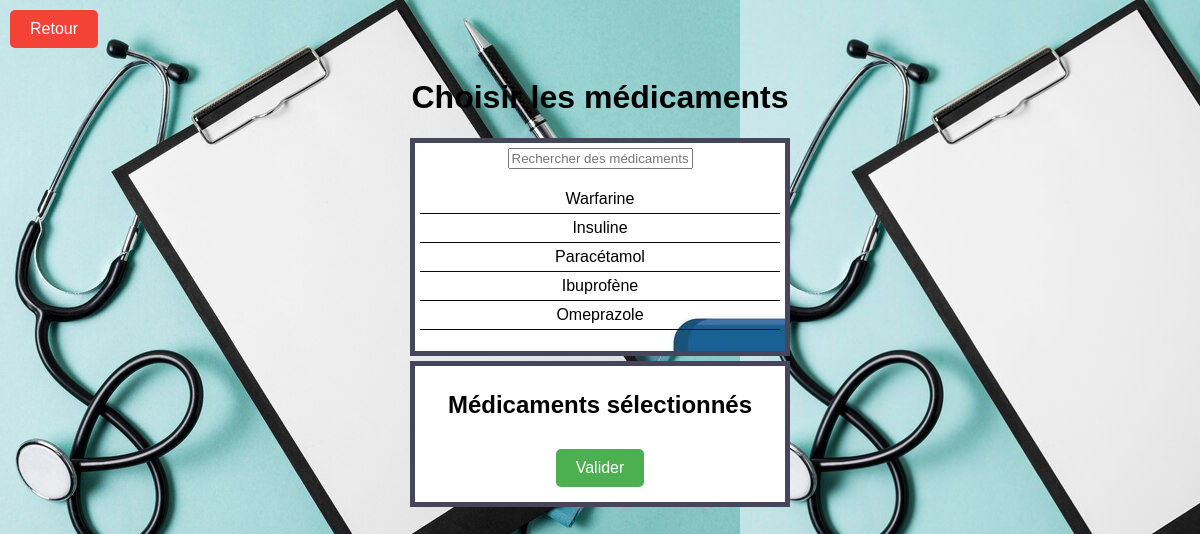
/ordonnance.php, run on the app's committed database.
### tables this page shows
CREATE TABLE `medicament` (
  `idmed` int(191) NOT NULL,
  `nom_medicament` varchar(191) NOT NULL
);

### ordonnance.php (the view, shortened to what this page needs)
<?php
$mysqli = new mysqli('localhost', 'root', '', 'site');
$query = "SELECT idmed, nom_medicament FROM medicament";
$result = $mysqli->query($query);
$data = [];
while ($row = $result->fetch_assoc()) {
    $data[] = $row;
}
?>
<!DOCTYPE html>
<html lang="en">
<head>
  <link rel="stylesheet" href="ord.css">
</head>
<body>
<button id="retourButton">Retour</button>
  <h1>Choisir les médicaments</h1>
  <center>
    <div class="searchResults">
      <input type="text" id="searchInput" placeholder="Rechercher des médicaments">
      <ul id="searchResultsList">
        <?php foreach ($data as $row): ?>
          <li class="searchResultItem" data-id="<?php echo $row['idmed']; ?>"><?php echo $row['nom_medicament']; ?></li>
        <?php endforeach; ?>
      </ul>
    </div>
    <div class="selectedMedicaments">
      <h2>Médicaments sélectionnés</h2>
      <button id="validerButton">Valider</button>
    </div>
  </center>
</body>
</html>

### ord.css (style rules this page uses)
body { font-family: Arial, sans-serif; margin: 0; padding: 0; background-color: #f2f2f2; background-image: url('ord.jpg'); }
h1 { text-align: center; }
.selectedMedicaments { width: 30%; border: 5px solid #46455c; padding: 5px; margin: 5px; background-color: rgba(255, 255, 255, 0.8); background-image: url('ordd.jpg'); overflow-y: auto; max-height: 200px; }
.searchResults { width: 30%; border: 5px solid #46455c; padding: 5px; margin: 5px; background-color: rgba(255, 255, 255, 0.8); background-image: url('ordd.jpg'); overflow-y: auto; max-height: 200px; }
.searchResults h2, .selectedMedicaments h2 { margin-top: 5; }
.searchResults ul, .selectedMedicaments ul { list-style: none; padding: 0; }
.searchResultItem { cursor: pointer; }
.searchResults li { padding: 5px 10px; border-bottom: 1px solid #0b0815; }

### ordonnance.php (style rules this page uses)
button { padding: 10px 20px; margin: 10px; font-size: 16px; cursor: pointer; border: none; border-radius: 5px; transition: background-color 0.3s, color 0.3s; }
#validerButton { background-color: #4CAF50; color: white; }
#retourButton { background-color: #f44336; color: white; }

### data on the page
medicament: nom_medicament "Warfarine"
medicament: nom_medicament "Insuline"
medicament: nom_medicament "Paracétamol"
medicament: nom_medicament "Ibuprofène"
medicament: nom_medicament "Omeprazole"
